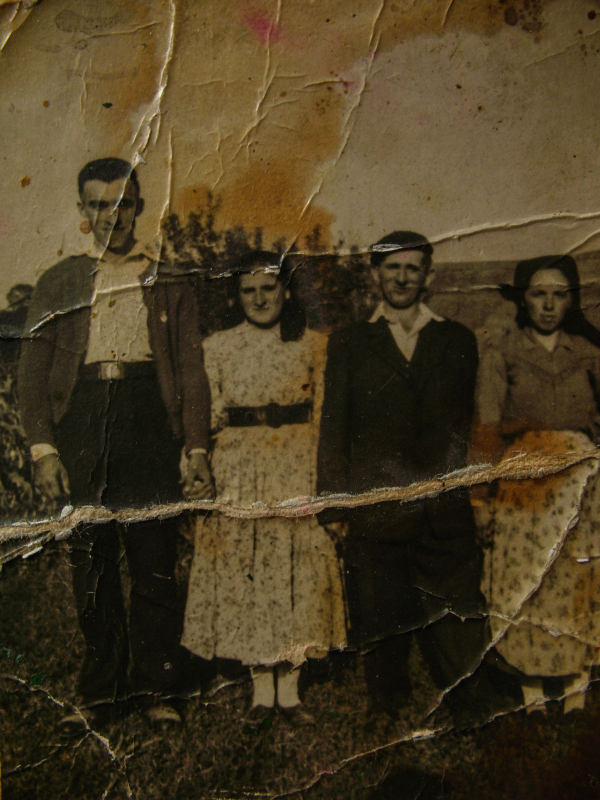
#> input picture data/raw/033306377e3ddb42edb76081b0ccec17.jpg, 1200 x 1600 px (shown at 1/2 size); its folder holds only this picture in this run
$ python main.py   (older library calls are emulated)
#> lines starting #> are read from the running program, lines starting #| are printed output that depends on the picture
### preprocessing.py
"""
Module 1 — Image Upload & Preprocessing
========================================

Responsibilities:
    * Image upload (load from disk / a given path)
    * Resize image (to 512x512)
    * Grayscale conversion
    * Noise reduction (denoise)
    * Image normalization
    * Emit a metadata JSON contract for downstream modules

This module is the FIRST stage of the pipeline. Modules 2 (quality),
3 (fading/tags) and 4 (report) consume what we produce here.

Design decisions (documented for the team):
    1. Target size is 512x512. By default we PRESERVE aspect ratio and pad
       (letterbox) so the image is not distorted — distortion would corrupt
       Module 2's blur/contrast metrics. Pass keep_aspect=False for a plain
       stretch to 512x512 if you really want it.
    2. We DO NOT throw away the original. For every image we output:
         - the resized COLOR image  -> needed by Module 3 (histogram/fading)
         - the resized GRAYSCALE image (denoised) -> handy for Module 2 (blur)
       Both, plus the original path, are recorded in the metadata JSON so
       each downstream module picks whichever it needs.
    3. Normalization produces a float32 array in [0, 1]. That can't be stored
       as a normal image, so it is computed in-memory and (optionally) saved
       as a .npy file. The saved PNGs stay uint8 so they're viewable.

Output contract (one JSON file per image in the --meta directory):
{
  "image_id": "img_001",
  "status": "ok",
  "original_path": "data/raw/img_001.jpg",
  "processed_color_path": "data/processed/img_001_color.png",
  "processed_gray_path":  "data/processed/img_001_gray.png",
  "normalized_npy_path":  "data/processed/img_001_norm.npy" | null,
  "original_size": [width, height],
  "processed_size": [512, 512],
  "preprocessing": {
    "resized": true,
    "keep_aspect": true,
    "grayscale": true,
    "denoised": true,
    "normalized": true
  },
  "analysis": {
    "content_box": [x, y, w, h],   # real-pixel region in the 512x512 frame
    "colorfulness": 19.3,           # ~0 => grayscale (Module 3 hint)
    "is_grayscale": false,
    "noise_sigma": 4.2              # noise level measured BEFORE denoising
  }
}

Run on a whole folder:
    python preprocessing.py --input data/raw --output data/processed --meta outputs

Run on a single image:
    python preprocessing.py --input data/raw/img_001.jpg --output data/processed --meta outputs
"""

from __future__ import annotations

import argparse
import json
import os
from typing import Optional

import cv2
import numpy as np

# ---------------------------------------------------------------------------
# Config
# ---------------------------------------------------------------------------

TARGET_SIZE = (512, 512)  # (width, height)
SUPPORTED_EXTS = (".jpg", ".jpeg", ".png", ".bmp", ".tif", ".tiff", ".webp")


# ---------------------------------------------------------------------------
# Core preprocessing functions (each does ONE thing, so they're reusable)
# ---------------------------------------------------------------------------

def load_image(path: str) -> np.ndarray:
    """Load an image from disk as a BGR (color) uint8 array.

    Raises FileNotFoundError if the path is missing or unreadable.
    """
    if not os.path.isfile(path):
        raise FileNotFoundError(f"Image not found: {path}")
    # cv2.imread returns None on failure (e.g. corrupt file), so check it.
    image = cv2.imread(path, cv2.IMREAD_COLOR)
    if image is None:
        raise ValueError(f"Could not decode image (corrupt or unsupported): {path}")
    return image


# [15 lines left out: function decode_image, not called in this run]


def resize_image(
    image: np.ndarray,
    size: tuple[int, int] = TARGET_SIZE,
    keep_aspect: bool = True,
    return_box: bool = False,
):
    """Resize to `size` (width, height).

    keep_aspect=True  -> scale to fit, then pad with black (letterbox). No
                         distortion. Output is exactly `size`.
    keep_aspect=False -> plain stretch to `size`. Fast but distorts shapes.

    If return_box=True, also returns the "content box" [x, y, w, h]: the region
    of the output that holds REAL pixels (everything outside it is padding).
    Downstream modules should measure stats inside this box so the black
    letterbox bars don't skew brightness / contrast / the colour histogram.
    """
    target_w, target_h = size

    if not keep_aspect:
        out = cv2.resize(image, (target_w, target_h), interpolation=cv2.INTER_AREA)
        return (out, [0, 0, target_w, target_h]) if return_box else out

    h, w = image.shape[:2]
    scale = min(target_w / w, target_h / h)
    new_w, new_h = int(round(w * scale)), int(round(h * scale))
    # INTER_AREA is best for shrinking; INTER_LINEAR for enlarging.
    interp = cv2.INTER_AREA if scale < 1 else cv2.INTER_LINEAR
    resized = cv2.resize(image, (new_w, new_h), interpolation=interp)

    # Pad to the exact target size, centering the image.
    pad_w, pad_h = target_w - new_w, target_h - new_h
    top, bottom = pad_h // 2, pad_h - pad_h // 2
    left, right = pad_w // 2, pad_w - pad_w // 2
    out = cv2.copyMakeBorder(
        resized, top, bottom, left, right, cv2.BORDER_CONSTANT, value=(0, 0, 0)
    )
    return (out, [left, top, new_w, new_h]) if return_box else out


def to_grayscale(image: np.ndarray) -> np.ndarray:
    """Convert a BGR color image to single-channel grayscale (uint8)."""
    if image.ndim == 2:  # already grayscale
        return image
    return cv2.cvtColor(image, cv2.COLOR_BGR2GRAY)


def denoise(image: np.ndarray) -> np.ndarray:
    """Reduce noise while keeping edges reasonably intact.

    Uses Non-Local Means, which handles the grain/speckle common in old
    scanned photos better than a plain blur. Works for both color and gray.
    """
    if image.ndim == 2:
        return cv2.fastNlMeansDenoising(image, None, h=10, templateWindowSize=7, searchWindowSize=21)
    return cv2.fastNlMeansDenoisingColored(image, None, 10, 10, 7, 21)


def normalize(image: np.ndarray) -> np.ndarray:
    """Scale pixel values to float32 in [0, 1].

    This is the standard input form for analysis / ML. It is NOT a viewable
    image — save it as .npy, or multiply by 255 and cast to uint8 to view.
    """
    return image.astype(np.float32) / 255.0


# ---------------------------------------------------------------------------
# Analysis helpers (metadata only — they don't modify the image)
# ---------------------------------------------------------------------------

def colorfulness(bgr: np.ndarray) -> float:
    """How much real colour the image has (0 = pure grayscale).

    Mean absolute difference between the colour channels. ~0 means the photo is
    black & white (or 3-channel grey), so Module 3 can't detect fading by
    desaturation and should fall back to a tonal/sepia method.
    """
    if bgr.ndim == 2:
        return 0.0
    b, g, r = cv2.split(bgr.astype(np.int16))
    return round(float((np.mean(np.abs(b - g)) + np.mean(np.abs(g - r))) / 2), 2)


def estimate_noise(gray: np.ndarray) -> float:
    """Estimate the noise level (sigma) of a grayscale image.

    Immerkaer's method: convolve with a Laplacian-like mask that cancels smooth
    content and leaves noise. Computed BEFORE denoising so the noise signal is
    recorded for Module 2 before this module removes it.
    """
    if gray.ndim != 2:
        gray = cv2.cvtColor(gray, cv2.COLOR_BGR2GRAY)
    h, w = gray.shape
    if h < 3 or w < 3:
        return 0.0
    mask = np.array([[1, -2, 1], [-2, 4, -2], [1, -2, 1]], dtype=np.float64)
    conv = cv2.filter2D(gray.astype(np.float64), -1, mask)
    sigma = np.sum(np.abs(conv)) * np.sqrt(0.5 * np.pi) / (6 * (w - 2) * (h - 2))
    return round(float(sigma), 2)


# ---------------------------------------------------------------------------
# Pipeline (combines the steps + writes outputs)
# ---------------------------------------------------------------------------

def preprocess_array(
    original: np.ndarray,
    image_id: str,
    output_dir: str,
    original_path: Optional[str] = None,
    keep_aspect: bool = True,
    save_normalized: bool = False,
) -> dict:
    """Core pipeline: run all steps on an ALREADY-LOADED BGR array.

    Both preprocess_image() (disk path) and preprocess_upload() (uploaded
    bytes) call this. UI code can call it directly after decode_image().
    `original_path` is recorded in the metadata; pass None for uploads that
    were never written to disk.
    """
    orig_h, orig_w = original.shape[:2]

    # 1. resize (color), keeping the content box so downstream can skip padding
    color_resized, content_box = resize_image(
        original, TARGET_SIZE, keep_aspect=keep_aspect, return_box=True
    )

    # --- analysis on the PRE-denoise content region (padding excluded) ---
    bx, by, bw, bh = content_box
    content = color_resized[by : by + bh, bx : bx + bw]
    color_score = colorfulness(content)
    noise_sigma = estimate_noise(to_grayscale(content))

    # 2. denoise (color)
    color_denoised = denoise(color_resized)

    # 3. grayscale (from the denoised color image)
    gray = to_grayscale(color_denoised)

    # 4. normalize (in-memory float array; optionally saved)
    normalized = normalize(gray)

    os.makedirs(output_dir, exist_ok=True)
    color_path = os.path.join(output_dir, f"{image_id}_color.png")
    gray_path = os.path.join(output_dir, f"{image_id}_gray.png")
    cv2.imwrite(color_path, color_denoised)
    cv2.imwrite(gray_path, gray)

    norm_path: Optional[str] = None
    if save_normalized:
        norm_path = os.path.join(output_dir, f"{image_id}_norm.npy")
        np.save(norm_path, normalized)

    return {
        "image_id": image_id,
        "status": "ok",
        "original_path": original_path.replace("\\", "/") if original_path else None,
        "processed_color_path": color_path.replace("\\", "/"),
        "processed_gray_path": gray_path.replace("\\", "/"),
        "normalized_npy_path": norm_path.replace("\\", "/") if norm_path else None,
        "original_size": [orig_w, orig_h],
        "processed_size": [TARGET_SIZE[0], TARGET_SIZE[1]],
        "preprocessing": {
            "resized": True,
            "keep_aspect": keep_aspect,
            "grayscale": True,
            "denoised": True,
            "normalized": True,
        },
        "analysis": {
            # [x, y, w, h] of real pixels in the 512x512 frame. Measure stats
            # inside this box so letterbox padding doesn't skew Module 2/3.
            "content_box": content_box,
            # ~0 means black & white -> Module 3 fading-by-saturation won't work.
            "colorfulness": color_score,
            "is_grayscale": color_score < 6.0,
            # Noise level measured BEFORE denoising (we remove it afterwards).
            "noise_sigma": noise_sigma,
        },
    }


def preprocess_image(
    input_path: str,
    output_dir: str,
    keep_aspect: bool = True,
    save_normalized: bool = False,
) -> dict:
    """Run the pipeline on an image FILE on disk (used by the batch CLI).

    Returns the metadata dict. Does not raise on a bad image — returns a dict
    with status="error" instead, so a batch run can continue past a broken file.
    """
    image_id = os.path.splitext(os.path.basename(input_path))[0]
    try:
        original = load_image(input_path)
    except (FileNotFoundError, ValueError) as exc:
        return {"image_id": image_id, "status": "error", "error": str(exc)}
    return preprocess_array(
        original, image_id, output_dir,
        original_path=input_path, keep_aspect=keep_aspect, save_normalized=save_normalized,
    )


# [28 lines left out: function preprocess_upload, not called in this run]


def _iter_image_paths(input_path: str):
    """Yield image file paths from a single file or a directory."""
    if os.path.isfile(input_path):
        yield input_path
        return
    if os.path.isdir(input_path):
        for name in sorted(os.listdir(input_path)):
            if name.lower().endswith(SUPPORTED_EXTS):
                yield os.path.join(input_path, name)
        return
    raise FileNotFoundError(f"Input path does not exist: {input_path}")


def process_dataset(
    input_path: str,
    output_dir: str,
    meta_dir: str,
    keep_aspect: bool = True,
    save_normalized: bool = False,
) -> list[dict]:
    """Process every image under `input_path` and write one metadata JSON each.

    Returns the list of metadata dicts (also useful for a summary / test).
    """
    os.makedirs(meta_dir, exist_ok=True)
    results: list[dict] = []

    for path in _iter_image_paths(input_path):
        meta = preprocess_image(
            path, output_dir, keep_aspect=keep_aspect, save_normalized=save_normalized
        )
        meta_file = os.path.join(meta_dir, f"{meta['image_id']}.json")
        with open(meta_file, "w", encoding="utf-8") as f:
            json.dump(meta, f, indent=2)
        results.append(meta)

        status = meta["status"]
        if status == "ok":
            print(f"[ok]    {meta['image_id']}  ->  {meta_file}")
        else:
            print(f"[ERROR] {meta['image_id']}  ->  {meta.get('error')}")

    ok = sum(1 for r in results if r["status"] == "ok")
    print(f"\nDone. {ok}/{len(results)} images processed successfully.")
    return results


# ---------------------------------------------------------------------------
# CLI
# ---------------------------------------------------------------------------

# [33 lines left out: function main, not called in this run]


# [2 lines that do not run on import are left out]

### quality_assestment.py
"""
Module 2 — Image Quality Assessment
===================================

Responsibilities:
    * Blur detection
    * Brightness analysis
    * Contrast analysis

This module consumes the metadata JSON produced by preprocessing.py. It reads
`processed_gray_path`, crops to `analysis.content_box`, then computes:

{
  "sharpness": 75,
  "brightness": 68,
  "contrast": 52
}
"""

from __future__ import annotations

import argparse
import json
from pathlib import Path
from typing import Any

import cv2
import numpy as np


BLUR_REFERENCE_VARIANCE = 1000.0


def _score(value: float) -> int:
    """Clamp a numeric value into a 0-100 integer score."""
    return int(round(max(0.0, min(100.0, value))))


# [245 lines left out: functions _to_uint8, _as_grayscale, _resolve_path, load_grayscale_image, crop_to_content_box, _image_region_from_metadata and 7 more, not called in this run]


def process_metadata_folder(
    metadata_dir: str | Path = "outputs",
    write_back: bool = True,
    base_dir: str | Path | None = None,
) -> list[dict[str, Any]]:
    """Run Module 2 for every metadata JSON file in a folder."""
    metadata_dir = Path(metadata_dir)
    results: list[dict[str, Any]] = []

    for metadata_path in sorted(metadata_dir.glob("*.json")):
        metadata = process_metadata_file(metadata_path, write_back=write_back, base_dir=base_dir)
        results.append(metadata)

        if metadata.get("status") == "ok":
            print(f"[ok]    {metadata['image_id']}  ->  {metadata['quality']}")
        else:
            print(f"[skip]  {metadata.get('image_id', metadata_path.stem)}")

    print(f"\nDone. Quality assessed for {sum(1 for item in results if 'quality' in item)}/{len(results)} images.")
    return results


# [46 lines left out: functions assess_image_quality, main, not called in this run]


# [2 lines that do not run on import are left out]

### fading_analysis.py
"""
Module 3 — Fading Analysis & Object Tagging
==========================================

Responsibilities:
    * Color histogram analysis
    * Sepia/fading detection
    * Basic object detection or image captioning

This module consumes the metadata JSON produced by preprocessing.py. It reads
`processed_color_path`, crops to `analysis.content_box`, then computes:

{
  "fading": "Moderate",
  "tags": ["building", "people", "street"]
}
"""

from __future__ import annotations

import argparse
import json
from pathlib import Path
from typing import Any, List

import cv2
import numpy as np


# [276 lines left out: functions _resolve_path, load_color_image, crop_to_content_box, _image_region_from_metadata, calculate_color_fading, calculate_tonal_fading and 6 more, not called in this run]


def process_metadata_folder(
    metadata_dir: str | Path = "outputs",
    write_back: bool = True,
    base_dir: str | Path | None = None,
) -> list[dict[str, Any]]:
    """Run Module 3 for every metadata JSON file in a folder."""
    metadata_dir = Path(metadata_dir)
    results: list[dict[str, Any]] = []

    for metadata_path in sorted(metadata_dir.glob("*.json")):
        metadata = process_metadata_file(metadata_path, write_back=write_back, base_dir=base_dir)
        results.append(metadata)

        if metadata.get("status") == "ok":
            print(f"[ok]    {metadata['image_id']}  ->  fading: {metadata['fading_analysis']['fading']}, tags: {metadata['fading_analysis']['tags']}")
        else:
            print(f"[skip]  {metadata.get('image_id', metadata_path.stem)}")

    print(f"\nDone. Fading analyzed for {sum(1 for item in results if 'fading_analysis' in item)}/{len(results)} images.")
    return results


# [38 lines left out: function main, not called in this run]


# [2 lines that do not run on import are left out]

### main.py
"""
Main Orchestrator - Archive Photo Assistant
==========================================

This is the central orchestrator that runs the entire pipeline:
1. Module 1: Preprocessing (preprocessing.py)
2. Module 2: Quality Assessment (quality_assestment.py)
3. Module 3: Fading Analysis (fading_analysis.py)

It chains all the modules together and processes all images in batch.
"""

from __future__ import annotations

import argparse
import json
from pathlib import Path
from typing import Any, List

# Import all modules
from preprocessing import process_dataset as preprocess_dataset
from quality_assestment import process_metadata_folder as assess_quality_folder
from fading_analysis import process_metadata_folder as analyze_fading_folder


def run_full_pipeline(
    input_path: str,
    output_dir: str,
    meta_dir: str,
    keep_aspect: bool = True,
    save_normalized: bool = False,
) -> List[dict[str, Any]]:
    """
    Run the complete pipeline on all images:
    1. Preprocess all raw images
    2. Assess quality for all processed images
    3. Analyze fading for all processed images
    """
    print("=" * 70)
    print("ARCHIVE PHOTO ASSISTANT - FULL PIPELINE")
    print("=" * 70)

    # Module 1: Preprocessing
    print("\n[1/3] Running Module 1: Image Preprocessing...")
    preprocessed_metadata = preprocess_dataset(
        input_path=input_path,
        output_dir=output_dir,
        meta_dir=meta_dir,
        keep_aspect=keep_aspect,
        save_normalized=save_normalized,
    )

    # Module 2: Quality Assessment
    print("\n[2/3] Running Module 2: Quality Assessment...")
    quality_metadata = assess_quality_folder(
        metadata_dir=meta_dir,
        write_back=True,
    )

    # Module 3: Fading Analysis
    print("\n[3/3] Running Module 3: Fading Analysis...")
    final_metadata = analyze_fading_folder(
        metadata_dir=meta_dir,
        write_back=True,
    )

    # Summary
    ok_count = sum(1 for m in final_metadata if m.get("status") == "ok")
    print("\n" + "=" * 70)
    print(f"PIPELINE COMPLETE! Successfully processed {ok_count}/{len(final_metadata)} images")
    print("=" * 70)

    return final_metadata


# [32 lines left out: function run_existing_metadata, not called in this run]


def main() -> None:
    parser = argparse.ArgumentParser(
        description="Main orchestrator for Archive Photo Assistant - runs the complete pipeline."
    )
    parser.add_argument(
        "--input", default="data/raw",
        help="Input folder with raw images (default: data/raw)",
    )
    parser.add_argument(
        "--output", default="data/processed",
        help="Output folder for processed images (default: data/processed)",
    )
    parser.add_argument(
        "--meta", default="outputs",
        help="Metadata folder for JSON files (default: outputs)",
    )
    parser.add_argument(
        "--stretch", action="store_true",
        help="Stretch images to 512x512 instead of letterboxing",
    )
    parser.add_argument(
        "--save-normalized", action="store_true",
        help="Also save normalized .npy files during preprocessing",
    )
    parser.add_argument(
        "--skip-preprocessing", action="store_true",
        help="Skip preprocessing, run only analysis on existing metadata",
    )

    args = parser.parse_args()

    if args.skip_preprocessing:
        # Run only analysis on existing metadata
        run_existing_metadata(
            meta_dir=args.meta,
        )
    else:
        # Run full pipeline
        run_full_pipeline(
            input_path=args.input,
            output_dir=args.output,
            meta_dir=args.meta,
            keep_aspect=not args.stretch,
            save_normalized=args.save_normalized,
        )
#> in load_image, image is the input picture: shape (1600, 1200, 3); mean B, G, R 34.2, 59.5, 72.6
#> in resize_image, `resized = cv2.resize(image, (new_w, new_h), interpolation=interp)`:
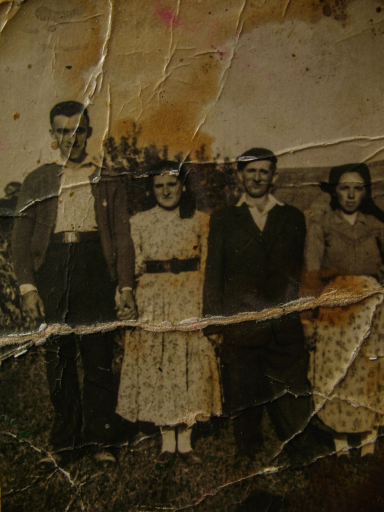
#> resized: shape (512, 384, 3); mean B, G, R 34.2, 59.5, 72.6
#> in resize_image, `out = cv2.copyMakeBorder( resized, top, bottom, left, right, cv2.BORDE..`:
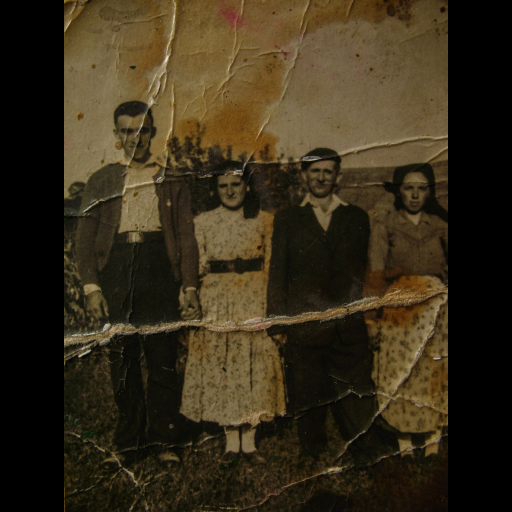
#> out: shape (512, 512, 3); mean B, G, R 25.6, 44.6, 54.4
#> in preprocess_array, `color_resized, content_box = resize_image( original, TARGET_SIZE, keep..`: content_box = [64, 0, 384, 512]
#> in preprocess_array, `bx, by, bw, bh = content_box`: bx = 64; by = 0; bw = 384; bh = 512
#> in colorfulness, `b, g, r = cv2.split(bgr.astype(np.int16))`:
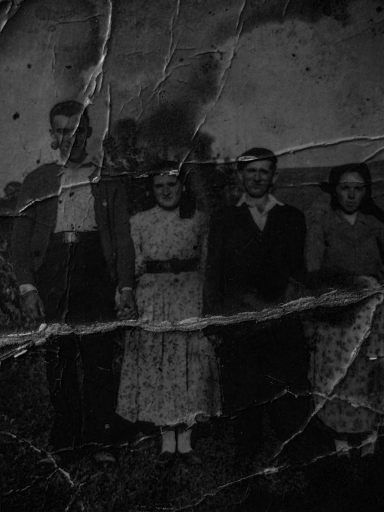
#> b: shape (512, 384) int16; min 0, max 211, mean 34.2
#> in colorfulness, `b, g, r = cv2.split(bgr.astype(np.int16))`:
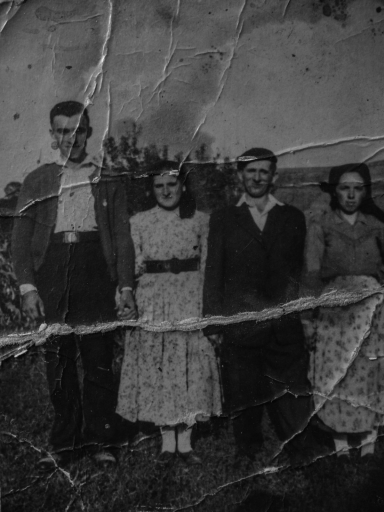
#> g: shape (512, 384) int16; min 4, max 233, mean 59.5
#> in colorfulness, `b, g, r = cv2.split(bgr.astype(np.int16))`:
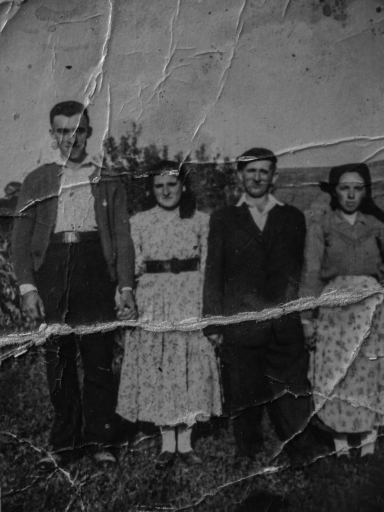
#> r: shape (512, 384) int16; min 3, max 242, mean 72.6
#> in preprocess_array, `color_score = colorfulness(content)`: color_score = 19.26
#> (the rest of the program and of its run is left out)
